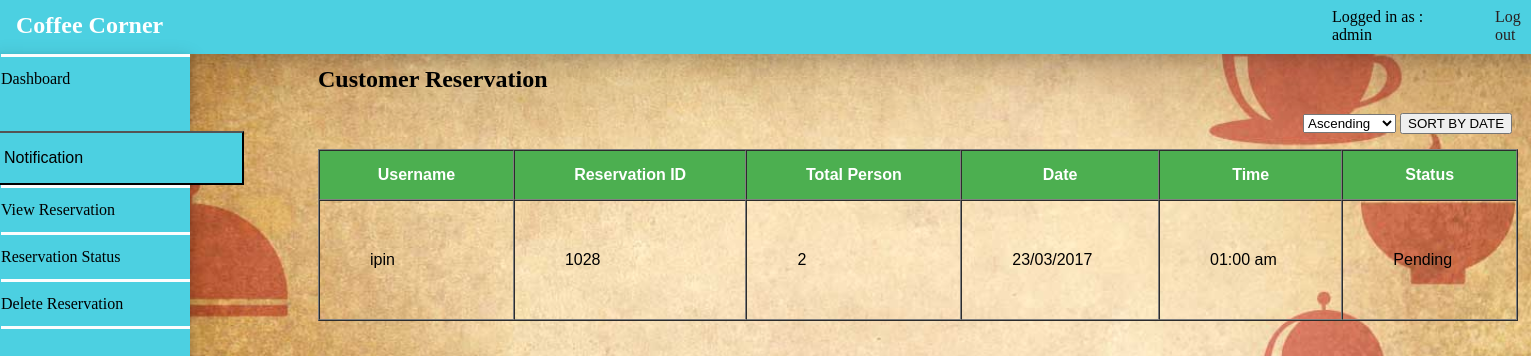
Page /descending.php (signed in) on the committed database.
### tables this page shows
CREATE TABLE `add_reservation` (
  `username` varchar(50) NOT NULL,
  `user_id` int(11) NOT NULL,
  `reserve_id` int(14) NOT NULL,
  `no_of_people` int(14) NOT NULL,
  `date` date NOT NULL,
  `time` time NOT NULL,
  `status` varchar(50) NOT NULL
);

### descending.php (the view, shortened to what this page needs)
<?php
if(session_id()=='' || isset($_SESSION['user'])){
$dbhost = "localhost";
$dbuser = "root";
$dbpass = "1234";
$dbname = "coffeecorner";
$connection = mysqli_connect($dbhost, $dbuser, $dbpass, $dbname);
  $sql  = "SELECT * FROM add_reservation ORDER BY date DESC";
  $result = mysqli_query($connection, $sql);
?>
<!doctype html>
<html>
<head>
<link href="descending.css?v={random number/string}" rel="stylesheet" type="text/css">
</head>
<body class="ggwp">
<h2 class="h2">Coffee Corner</h2>
<nav class="navbar">
  <ul class="ul">
	  <li class="dashboard"><a class="dashboard2" href="admin.php">Dashboard</a></li>
	  <div class="dropdown">
<button onclick="myFunction()" class="dropbtn">Notification</button>
</div>
	  <li class="view"><a class="view2" href="admin_view.php">View Reservation</a></li>
	  <li class="update"><a class="update2" href="reservation_status.php">Reservation Status</a></li>
	  <li class="delete"><a class="a_delete" href="admin_delete.php">Delete Reservation</a></li>
	  <li class="border-bottom"><a></a></li>
  </ul>
</nav>
	<p class="credential">Logged in as : <?php echo $_SESSION['user']; ?></p>
	<a class="button_logout" href="admin_logout.php" name="logout">Log out</a>
	<div class=details_box>
	<h2>Customer Reservation</h2>
	<section class="gg">
<form action="" method="post">
  <select name="sort">
    <option value="ASC">Ascending</option>
  </select>
  <input type="submit" name="submit" value="SORT BY DATE">
</form>
</section>
  <?php
	echo "<table width=\"1200\" border=\"1\" cellspacing=\"0px\" cellpadding=\"50px\">";
    echo     "<tr>";
    echo     "<th>Username</th>";
	echo     "<th>Reservation ID</th>";
    echo     "<th>Total Person</th>";
    echo     "<th>Date</th>";
	echo     "<th>Time</th>";
	echo     "<th>Status</th>";
    echo "</tr>";
    echo "<tr>";
    if (mysqli_num_rows($result) > 0) {
    while ($row = mysqli_fetch_array($result)) {
        ?>
        <tr>
            <td><?php echo $row['username']; ?></td>
            <td><?php echo $row['reserve_id']; ?></td>
            <td contenteditable="false"><?php echo $row['no_of_people']; ?></td>
            <td><?php echo date('d/m/Y', strtotime($row['date'])); ?></td>
            <td><?php echo date('h:i a', strtotime($row['time'])); ?></td>
            <td><?php echo $row['status']; ?></td>
        </tr>
        <?php
    }
}else{
		echo "<script type='text/javascript'>alert('No reservation to be displayed. No customer yet!'); window.location.href = \"admin.php\";</script>";
	}
     echo         "</tr>";
     echo  "</table>";
  ?>
	</div>
</body>
<?php
 }
 else
 {
	header("location: admin_login.php");
 }
?>
</html>

### descending.css (style rules this page uses)
.ul { list-style-type: none; background-color: #4CD0E1; color: #444444; font-size: medium; font-style: normal; font-family: Baskerville, "Palatino Linotype", Palatino, "Century Schoolbook L", "Times New Roman", serif; margin-right: 1333px; text-align: left; padding-left: 10px; margin-left: -17px; box-shadow: 0 4px 8px 0 rgba(0, 0, 0, 0.2), 0 6px 20px 0 rgba(0, 0, 0, 0.19); }
.dashboard { padding-top: 13px; padding-bottom: 13px; border-color: #FDFDFD; border-top-style: solid; border-bottom-style: solid; border-bottom-width: 0px; margin-top: -20px; }
.view { padding-top: 13px; padding-bottom: 13px; border-color: #FDFDFD; border-top-style: solid; border-bottom-style: solid; border-bottom-width: 0px; }
.update { padding-top: 13px; padding-bottom: 13px; border-color: #FDFDFD; border-top-style: solid; border-bottom-style: solid; border-bottom-width: 0px; }
.delete { padding-top: 13px; padding-bottom: 13px; border-color: #FDFDFD; border-top-style: solid; border-bottom-style: solid; border-right-style: none; }
.border-bottom { padding-bottom: 523px; }
.h2 { background-color: #4CD0E1; color: #FFFFFF; margin-top: -11px; margin-left: -8px; padding-top: 15px; padding-bottom: 15px; padding-left: 16px; margin-right: -13px; -webkit-box-shadow: 0 2px 96px 0 rgba(0, 0, 0, 0.2),0 6px 20px 0 rgba(0, 0, 0, 0.19); box-shadow: 0 2px 96px 0 rgba(0, 0, 0, 0.2),0 6px 20px 0 rgba(0, 0, 0, 0.19); }
.button_logout { text-decoration: none; position: absolute; color: #2A1E1E; padding-right: 0px; margin-left: 1487px; margin-top: -860px; }
.credential { padding-right: 67px; position: absolute; margin-left: 1324px; color: #000000; margin-top: -860px; }
.dropdown { margin-left: 289px; margin-top: 30px; }
.dropbtn { color: black; padding-top: 16px; padding-right: 159px; padding-bottom: 16px; font-size: 16px; margin-left: -36px; background-color: #4CD0E1; }
.dropdown { position: relative; display: inline-block; margin-left: 31px; }
.details_box { margin-left: 310px; margin-top: -806px; }
.gg { padding-left: 985px; position: relative; padding-bottom: 15px; }
.ggwp { background-image: url(img/teko.jpg); background-size: cover; }
tr { font-family: "Trebuchet MS", Arial, Helvetica, sans-serif; }
th { font-family: "Trebuchet MS", Arial, Helvetica, sans-serif; padding-top: 15px; padding-bottom: 15px; text-align: center; background-color: #4CAF50; color: white; }
.a_delete { text-decoration: none; color: #000000; }
.dashboard2 { text-decoration: none; color: #000000; }
.view2 { text-decoration: none; color: #000000; }
.update2 { text-decoration: none; color: #000000; }

### rows in the picture
add_reservation: username "ipin", reserve_id "1028", no_of_people "2", date "23/03/2017", time "01:00 am", status "Pending"

### other values in the picture
$_SESSION['user'] "admin"
